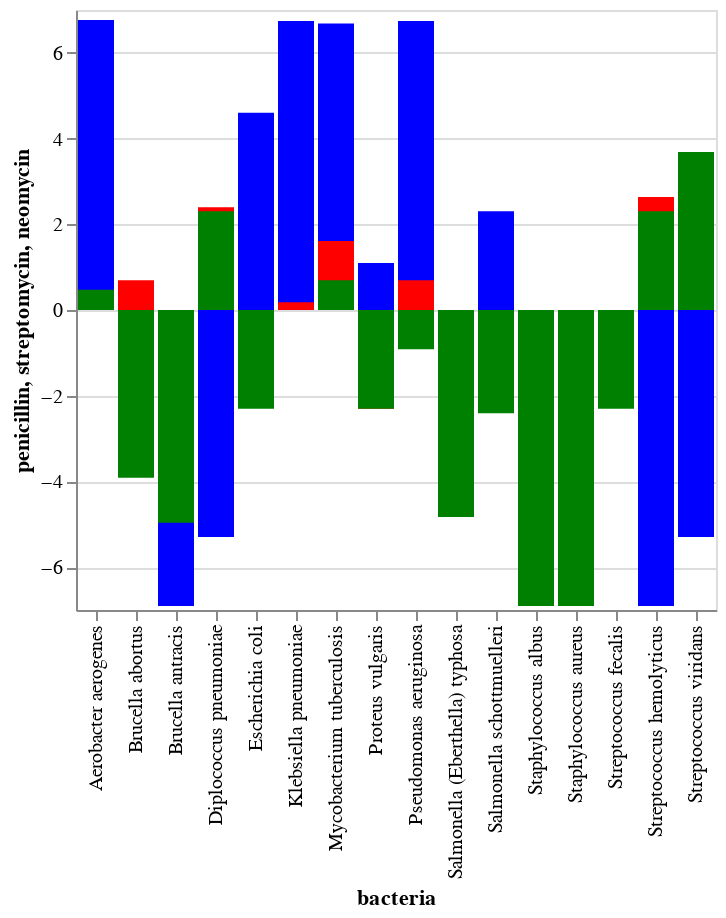

Notebook code for this chart:
### Code cell
base = alt.Chart(df3).encode(x='bacteria')

alt.layer(
    base.mark_bar(color='blue').encode(y='penicillin'),
    base.mark_bar(color='red').encode(y='streptomycin'),
    base.mark_bar(color='green').encode(y='neomycin')
)

### Figure 1 — Vega-Lite specification as saved in the notebook (floating-point values rounded to 4 significant figures)
{"config": {"view": {"continuousWidth": 400, "continuousHeight": 300}}, "layer": [{"mark": {"type": "bar", "color": "blue"}, "encoding": {"x": {"type": "nominal", "field": "bacteria"}, "y": {"type": "quantitative", "field": "penicillin"}}}, {"mark": {"type": "bar", "color": "red"}, "encoding": {"x": {"type": "nominal", "field": "bacteria"}, "y": {"type": "quantitative", "field": "streptomycin"}}}, {"mark": {"type": "bar", "color": "green"}, "encoding": {"x": {"type": "nominal", "field": "bacteria"}, "y": {"type": "quantitative", "field": "neomycin"}}}], "data": {"name": "data-2a7a93e0a85b5630819cecb1032f8dc4"}, "$schema": "https://vega.github.io/schema/vega-lite/v4.0.0.json", "datasets": {"data-2a7a93e0a85b5630819cecb1032f8dc4": [{"bacteria": "Mycobacterium tuberculosis", "penicillin": 6.685, "streptomycin": 1.609, "neomycin": 0.6931, "gram": "negative"}, {"bacteria": "Salmonella schottmuelleri", "penicillin": 2.303, "streptomycin": -0.2231, "neomycin": -2.408, "gram": "negative"}, {"bacteria": "Proteus vulgaris", "penicillin": 1.099, "streptomycin": -2.303, "neomycin": -2.303, "gram": "negative"}, {"bacteria": "Klebsiella pneumoniae", "penicillin": 6.745, "streptomycin": 0.1823, "neomycin": 0.0, "gram": "negative"}, {"bacteria": "Brucella abortus", "penicillin": 0.0, "streptomycin": 0.6931, "neomycin": -3.912, "gram": "negative"}, {"bacteria": "Pseudomonas aeruginosa", "penicillin": 6.745, "streptomycin": 0.6931, "neomycin": -0.9163, "gram": "negative"}, {"bacteria": "Escherichia coli", "penicillin": 4.605, "streptomycin": -0.9163, "neomycin": -2.303, "gram": "negative"}, {"bacteria": "Salmonella (Eberthella) typhosa", "penicillin": 0.0, "streptomycin": -0.9163, "neomycin": -4.828, "gram": "negative"}, {"bacteria": "Aerobacter aerogenes", "penicillin": 6.768, "streptomycin": 0.0, "neomycin": 0.47, "gram": "negative"}, {"bacteria": "Brucella antracis", "penicillin": -6.908, "streptomycin": -4.605, "neomycin": -4.962, "gram": "positive"}, {"bacteria": "Streptococcus fecalis", "penicillin": 0.0, "streptomycin": 0.0, "neomycin": -2.303, "gram": "positive"}, {"bacteria": "Staphylococcus aureus", "penicillin": -3.507, "streptomycin": -3.507, "neomycin": -6.908, "gram": "positive"}, {"bacteria": "Staphylococcus albus", "penicillin": -4.962, "streptomycin": -2.303, "neomycin": -6.908, "gram": "positive"}, {"bacteria": "Streptococcus hemolyticus", "penicillin": -6.908, "streptomycin": 2.639, "neomycin": 2.303, "gram": "positive"}, {"bacteria": "Streptococcus viridans", "penicillin": -5.298, "streptomycin": 2.303, "neomycin": 3.689, "gram": "positive"}, {"bacteria": "Diplococcus pneumoniae", "penicillin": -5.298, "streptomycin": 2.398, "neomycin": 2.303, "gram": "positive"}]}}
